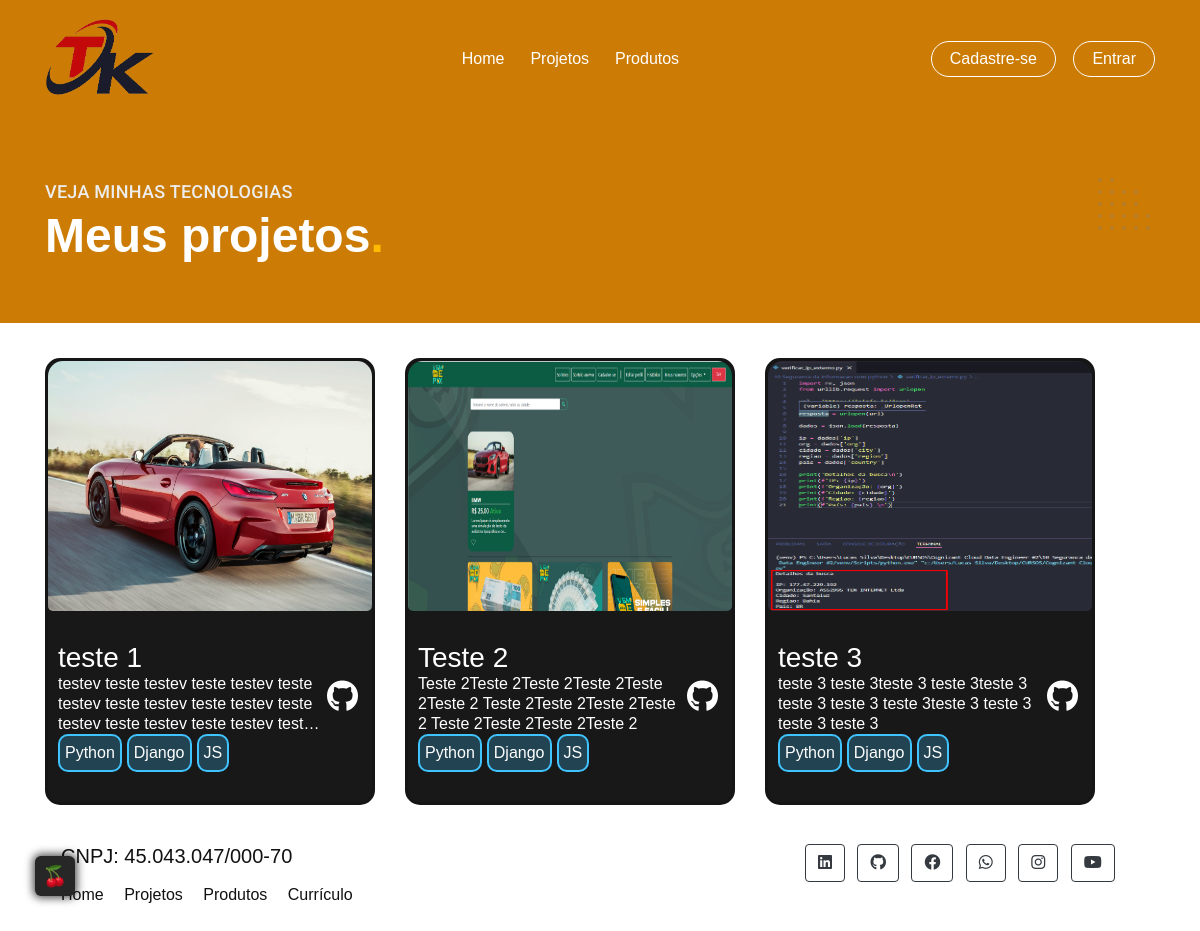
Page /projetos/ on the earlier database version.
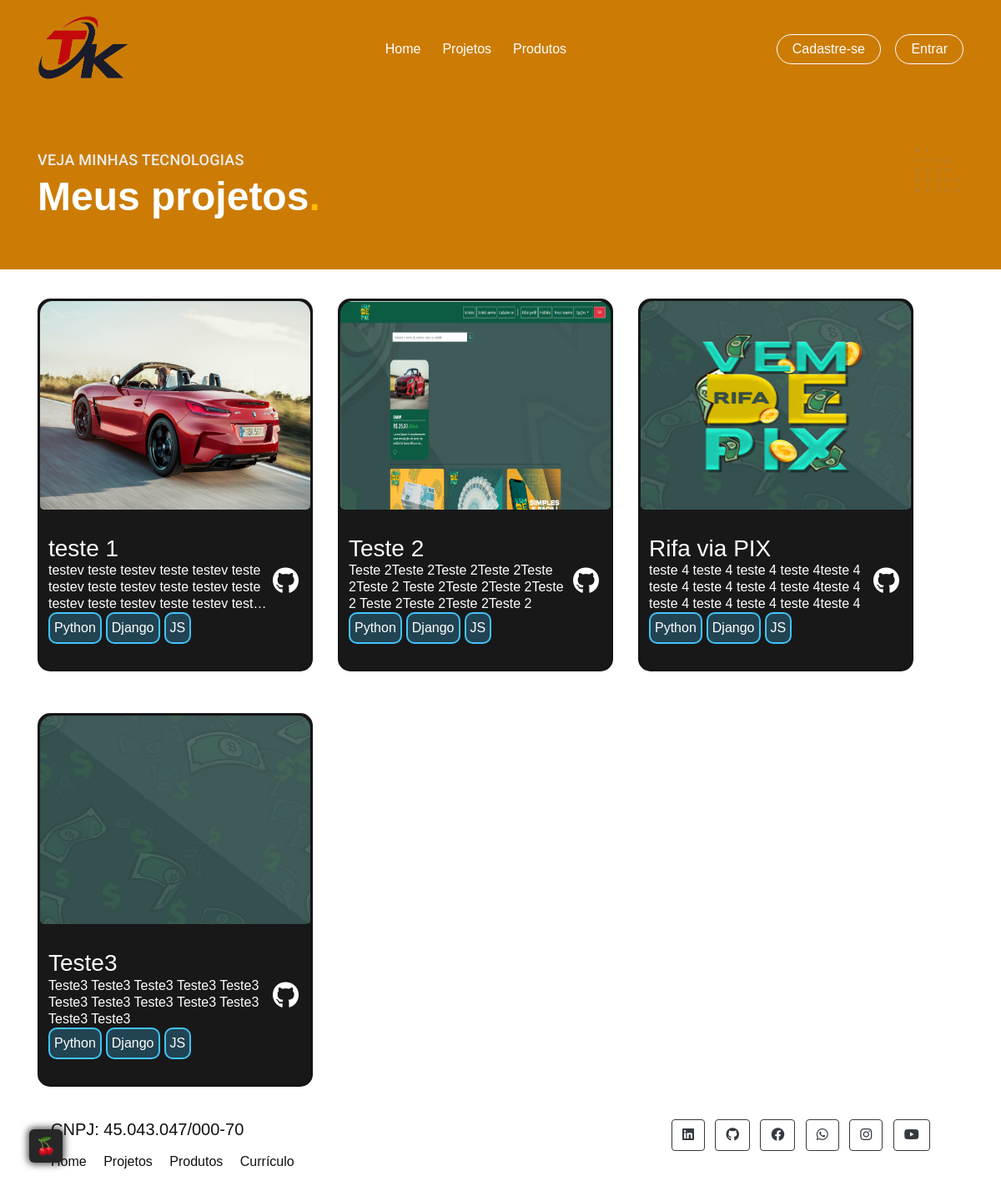
Same page on the later database version.
### apps/site_portifolio/models_2/projetos.py (models this page shows, shortened)
class projeto(models.Model):
    nome = models.CharField(max_length=50, null=True, blank=True)
    descricao = models.TextField(max_length=500, null=True, blank=True)
    img_projeto = models.ImageField(upload_to='projetos', null=True, blank=True)
    tecnologias = models.ManyToManyField(linguagems_progr, null=True, blank=True)
    link_github = models.CharField(max_length=200, null=True, blank=True)

### apps/site_portifolio/views.py (the view)
# urls.py: path('projetos/', views.projetos, name='projetos'),
def projetos(request):
    projetos_all =  projeto.objects.all().order_by('id')
    context = {
    'projetos':projetos_all,
    }
    return render(request, 'projetos.html', context)

### apps/site_portifolio/templates/projetos.html (shortened to what this page needs)
{% extends 'base.html' %}
{% load static %}
{% block head %}
<link rel="stylesheet" type="text/css" href="{% static 'css/projetos.css' %}">
{% endblock %}
{% block conteudo %}
  <main>
    <main>
      <div class="titulo-bg" id="home">
        <div class="titulo container">
          <p class="font-2-l-b cor-2">Veja minhas tecnologias</p>
          <h1 class="font-1-xxl cor-0">Meus projetos<span class="cor-p1">.</span></h1>
        </div>
      </div>
    <section id="projetos">
      <div class="container">
        <div class="row">
        {% for projeto in projetos%}
          <div class="projetos">
              <div class="projetos-cards">
                  <div class="projetos-card">
                    <a href="{{projeto.link_github}}" target="_blank">
                      <img style="border-radius: 15px 15px 5px 5px;" src="{{projeto.img_projeto.url}}" alt="">
                    </a>
                      <div class="projeto-card-desc">
                          <div class="projeto-card-desc-esquerda">
                              <h3 class="text-white">{{projeto.nome}}</h3>
                              <p class="text-white" id="texto-limite"> {{projeto.descricao}}</p>
                              <div class="projeto-card-desc-categorias">
                                  <div class="projeto-card-desc-categoria flutter">Python</div>
                              </div>
                              <div class="projeto-card-desc-categorias">
                                <div class="projeto-card-desc-categoria flutter">Django</div>
                              </div>
                              <div class="projeto-card-desc-categorias">
                                <div class="projeto-card-desc-categoria flutter">JS</div>
                              </div>
                          </div>
                          <div class="projeto-card-desc-direita">
                              <div class="projeto-card-desc-direita-icons">
                                  <a href="{{projeto.link_github}}" target="_blank"><i class="fab fa-github"></i></a>
                              </div>
                          </div>
                      </div>
                  </div>
              </div>
          </div>
          {% endfor %}
        </div>
      </div>
  </section>
</main>
{% endblock %}

### templates/base.html (shortened to what this page needs)
{% load static %}
<!DOCTYPE html>
<html lang="pt-br">
<head>
    {% block head %}{% endblock %}
    <link rel="stylesheet" href="{% static 'css/bootstrap.min.css' %}">
    <link rel="stylesheet" href="font-awesome/css/font-awesome.min.css">
    <link rel="stylesheet" type="text/css" href="{% static 'css/estilo.css' %}">
    <link rel="stylesheet" type="text/css" href="{% static 'css/botao.css' %}">
    <link rel="stylesheet" type="text/css" href="{% static 'css/banners.css' %}">
    <link rel="stylesheet" type="text/css" href="{% static 'style.css' %}">
    <link href="{% static 'fontawesomefree/css/fontawesome.css' %}" rel="stylesheet" type="text/css">
    <link href="{% static 'fontawesomefree/css/brands.css' %}" rel="stylesheet" type="text/css">
    <link href="{% static 'fontawesomefree/css/solid.css' %}" rel="stylesheet" type="text/css">
    <link rel="stylesheet" href="https://use.fontawesome.com/releases/v5.3.1/css/all.css">
    <link rel="stylesheet" href="https://use.fontawesome.com/releases/v6.1.1/css/all.css"/>
</head>
<body>
    {% include '_cabecalho.html' %} {% block conteudo %}{% endblock %}
    <footer class="mt-4 mb-4">
        <div class="container">
            <div class="row">
                <div class="col-md-8">
                    <p>
                        <h5 class="ml-3" style="margin-bottom: 15px;">CNPJ: 45.043.047/000-70</h5>
                        <a class="ml-3" href="/">Home</a>
                        <a class="ml-3" href="{% url 'projetos' %}">Projetos</a>
                        <a class="ml-3" href="{% url 'produtos' %}">Produtos</a>
                        <a class="ml-3" href="{% url 'sobre' %}">Currículo</a>
                    </p>
                </div>
                <div class="col-md-4 flex justify-content-end">
                    <a href="" class="btn btn-outline-dark">
                        <i class="fab fa-linkedin"></i>
                    </a>
                    <a href="" class="btn btn-outline-dark ml-2">
                        <i class="fab fa-github"></i>
                    </a>
                    <a href="" class="btn btn-outline-dark ml-2">
                        <i class="fab fa-facebook"></i>
                    </a>
                    <a href="" class="btn btn-outline-dark ml-2">
                        <i class="fab fa-whatsapp"></i>
                    </a>
                    <a href="" class="btn btn-outline-dark ml-2">
                        <i class="fab fa-instagram"></i>
                    </a>
                    <a href="" class="btn btn-outline-dark ml-2">
                        <i class="fab fa-youtube"></i>
                    </a>
                </div>
            </div>
        </div>
    </footer>
</body>
</html>

### templates/_cabecalho.html (shortened to what this page needs)
{% load static %}
    <header>
      <nav class="navbar navbar-expand-sm navbar-light" id="home">
        <div class="container">
          <div class="row">
            <a href="{% url 'index' %} " class="col-md-5 align-content-lg-start">
              <img class="img-fluid" src="{% static 'img/logo.png' %}" width="150px" style="margin-left: -20px; min-width: 150px;">
            </a>
          </div>
          <div class="collapse navbar-collapse" id="nav-principal"  aria-label="primaria">
            <ul class="navbar-nav ml-auto header-menu">
              <li class="nav-item">
                <a href="/" class="nav-link">Home</a>
              </li>
              <li class="nav-item ">
                <a href="{% url 'projetos' %}" class="nav-link">Projetos</a>
              </li>
              <li class="nav-item">
                <a href="{% url 'produtos' %}" class="nav-link">Produtos</a>
              </li>
            </ul>
            <ul class="navbar-nav ml-auto ml-2">
              <li class="nav-item">
                <a href="{% url 'cadastro' %}" class="btn btn_cadastrar ">Cadastre-se</a>
              {% if user.is_authenticated %}
                  <a href="{% url 'logout' %}" class="btn btn_sair ml-2">Sair</a>
              {% else %}
                  <a href="{% url 'login' %}" class="btn btn_login ml-2">Entrar</a>
                </li>
              {% endif %}
            </ul>
          </div>
        </div>
      </nav>
    </header>

### templates/static/css/projetos.css (style rules this page uses)
:root { --bg-primary: #151515; --bg-second: rgba(24, 24, 24,70); --primary: linear-gradient(#44D374, #32F484); --second: #fff; --terciary: #32F484; --html-color: #FF6D00; --css-color: #039BE5; --js-color: #FFD600; --flutter-color: #40C4FF; }
#texto-limite { overflow: hidden; text-overflow: ellipsis; display: -webkit-box; line-height: 20px; max-height: 55px; -webkit-line-clamp: 3; -webkit-box-orient: vertical; }
#projetos { display: flex; justify-content: center; }
.projetos { margin: 15px; max-width: 330px; }
.projetos-cards { display: flex; flex-direction: column; }
.projetos-card { border-radius: 15px; flex: 1; background-color: var(--bg-second); margin-top: 20px; justify-content: center; overflow: hidden; border: #151515 solid 3px; }
.projetos-card img { width: 100%; height: 250px; justify-content: center; border-radius: 15px; -moz-transition: all 0.3s; -webkit-transition: all 0.3s; transition: all 0.3s; border-bottom-right-radius: 1px; }
.projeto-card-desc { display: flex; width: 100%; flex: 1; padding: 30px; }
.projeto-card-desc-direita-icons { font-size: 2.0rem; text-align: end; padding-top: 2rem; }
.projeto-card-desc-direita-icons a { margin-right: -1rem; cursor: pointer; color: var(--second); }
.projeto-card-desc-esquerda { flex: 1; width: 100%; margin-left: -20px; }
.projeto-card-desc-categorias { margin-right: 5px; display:inline-block; flex-wrap: wrap; float:left; }
.projeto-card-desc-categoria { padding: 5px 5px; border: 2px solid var(--second); border-radius: 10px; text-align: center; margin-top: 5px; font-size: 1rem; color: #ffffff; }
.projeto-card-desc-categoria.flutter { border: 2px solid var(--flutter-color); background-color: rgba(64, 196, 255, 0.25); }

### templates/static/css/estilo.css (style rules this page uses)
body { background: url("https://www.e-presenca.com.br/site/imagens/login/bg_2.png"); }
#home { background: #cc7c05; color: white; }
#home a { color: #ffffff; }
.btn_login { background: transparent; color: #ffffff; padding: 5px 18px; border:#ffffff 1px solid; border-radius: 18px; text-align: center; }
.btn_cadastrar { margin: 5px; background: transparent; color: #ffffff; padding: 5px 18px; border:#ffffff 1px solid; border-radius: 18px; text-align: center; }

### templates/static/global/global.css (style rules this page uses)
body { margin: 0px; font-family: Arial, Helvetica, sans-serif; color: #111111; }
h1, h2, h3, h4, ul, p, blockquote, dd { margin: 0px; }
ul { padding: 0px; list-style: none; }
a { text-decoration: none; color: inherit; }
img { max-width: 100%; height: auto; display: block; }

### templates/static/utilidades/tipografia.css (style rules this page uses)
.font-2-l, .font-2-l-b { font: 400 1.5rem/1.5 "Roboto", sans-serif; }
.font-2-l-b { font-weight: 500; letter-spacing: 0.015em; text-transform: uppercase; }
.font-1-xxl { font: 600 4rem/1.125 "Poppins", sans-serif; }
@media (max-width: 1200px) { .font-1-xxl { font-size: 3rem; } }
@media (max-width: 1200px) { .font-2-l, .font-2-l-b { font-size: 1.125rem; } }

### templates/static/utilidades/cores.css (style rules this page uses)
:root { --cor-0: #ffffff; --cor-1: #f7f7f7; --cor-2: #ededed; --cor-3: #dedede; --cor-4: #cccccc; --cor-5: #b2b2b2; --cor-6: #9c9c9c; --cor-7: #717171; --cor-8: #595959; --cor-9: #404040; --cor-10: #2e2e2e; --cor-11: #111111; --cor-12: #000000; --cor-p1: #ffbb00; --cor-p2: #e4a30b; --cor-p3: #a66f00; --cor-p4: #664400; --cor-p5: #332200; }
.cor-0 { color: var(--cor-0); }
.cor-2 { color: var(--cor-2); }
.cor-p1 { color: var(--cor-p1); }

### templates/static/global/header.css (style rules this page uses)
.header-menu { display: flex; flex-wrap: wrap; gap: 10px; }
.header-menu a { display: inline-block; position: relative; }
.header-menu a:after { content: ""; display: block; height: 2px; width: 0px; background: var(--cor-0); margin-top: 4px; transition: 0.3s; position: absolute; }

### templates/static/utilidades/componentes.css (style rules this page uses)
.titulo-bg { padding-top: 60px; padding-bottom: 60px; background-color: #cc7c05; }
.titulo { background: url("../../../media/images/dec/top-right.svg") no-repeat top right 20px; }
.titulo p { margin-bottom: 4px; }

### templates/_cabecalho.html (style rules this page uses)
@media only screen and (width: 570px), (min-width: 600px ) { #nav-principal { float: right !important; justify-content: center; margin-left: 70px; } }

Differences in the rows shown:
removed projeto: img_projeto (picture), nome "teste 3", descricao "teste 3 teste 3teste 3 teste 3teste 3 teste 3 teste 3 teste 3teste 3 teste 3 teste 3 teste 3"
added projeto: img_projeto (picture), nome "Rifa via PIX", descricao "teste 4 teste 4 teste 4 teste 4teste 4 teste 4 teste 4 teste 4 teste 4teste 4 teste 4 teste 4 teste 4 teste 4teste 4"
added projeto: img_projeto (picture), nome "Teste3", descricao "Teste3 Teste3 Teste3 Teste3 Teste3 Teste3 Teste3 Teste3 Teste3 Teste3 Teste3 Teste3"
